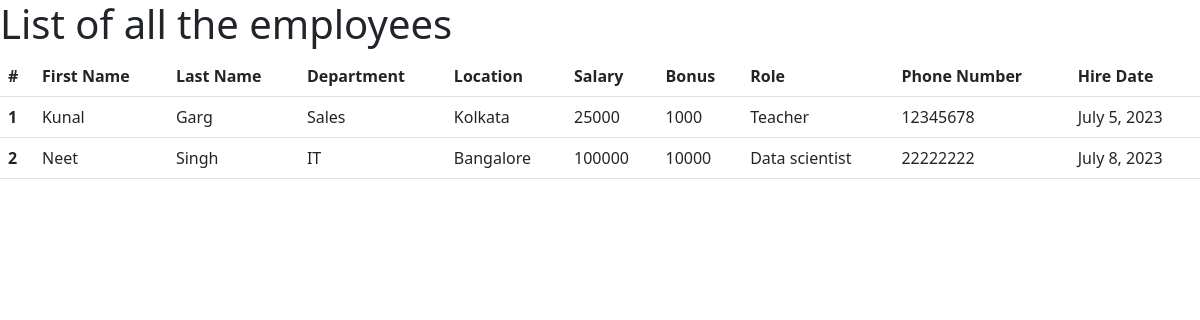
Page /allEmp on the earlier database version.
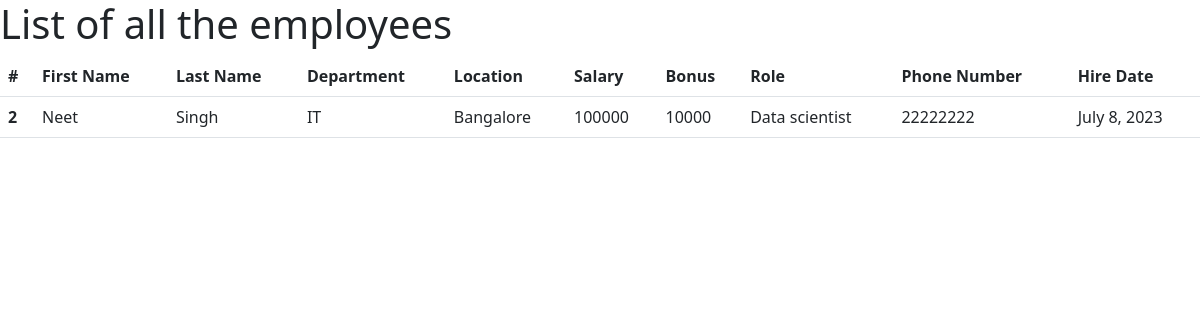
Same page on the later database version.
### emp_app/models.py (models this page shows, shortened)
class Employee(models.Model):
    first_name = models.CharField(max_length=100, null=False)
    second_name = models.CharField(max_length=100)
    dept = models.ForeignKey(Department, on_delete=models.CASCADE)
    salary = models.IntegerField(default=0)
    bonus = models.IntegerField(default=0)
    role = models.ForeignKey(Role, on_delete=models.CASCADE)
    phone = models.IntegerField(default=0)
    hire_date = models.DateField()

class Department(models.Model):
    name = models.CharField(max_length=50, null=False)
    location = models.CharField(max_length=50)

class Role(models.Model):
    role = models.CharField(max_length=100, null=False)

### emp_app/views.py (the view)
# urls.py: path('allEmp', views.allEmp, name='allEmp'),
def allEmp(request):
    emps = Employee.objects.all()
    context = {
        'emps': emps
    }
    return render(request, 'allEmp.html', context)

### emp_app/templates/allEmp.html (shortened to what this page needs)
<!DOCTYPE html>
<html lang="en">
  <head>
    <link href="https://cdn.jsdelivr.net/npm/bootstrap@5.3.0/dist/css/bootstrap.min.css" rel="stylesheet" />
  </head>
  <body>
    <h1>List of all the employees</h1>
    <table class="table table-hover">
      <thead>
        <tr>
          <th scope="col">#</th>
          <th scope="col">First Name</th>
          <th scope="col">Last Name</th>
          <th scope="col">Department</th>
          <th scope="col">Location</th>
          <th scope="col">Salary</th>
          <th scope="col">Bonus</th>
          <th scope="col">Role</th>
          <th scope="col">Phone Number</th>
          <th scope="col">Hire Date</th>
        </tr>
      </thead>
      <tbody>
        {% for emp in emps %}
          <tr>
            <th scope="row">{{ emp.id }}</th>
            <td>{{ emp.first_name }}</td>
            <td>{{ emp.second_name }}</td>
            <td>{{ emp.dept.name }}</td>
            <td>{{ emp.dept.location }}</td>
            <td>{{ emp.salary }}</td>
            <td>{{ emp.bonus }}</td>
            <td>{{ emp.role.role }}</td>
            <td>{{ emp.phone }}</td>
            <td>{{ emp.hire_date }}</td>
          </tr>
        {% endfor %}
      </tbody>
    </table>
  </body>
</html>

Differences in the rows shown:
removed Employee: id "1", first_name "Kunal", second_name "Garg", dept.name "Sales", dept.location "Kolkata", salary "25000", bonus "1000", role.role "Teacher", phone "12345678", hire_date "July 5, 2023"
